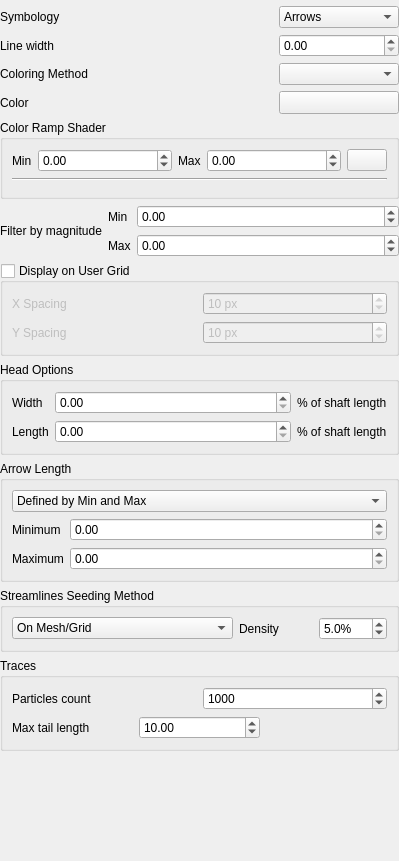
<?xml version="1.0" encoding="UTF-8"?>
<ui version="4.0">
 <class>QgsMeshRendererVectorSettingsWidgetBase</class>
 <widget class="QWidget" name="QgsMeshRendererVectorSettingsWidgetBase">
  <property name="geometry">
   <rect>
    <x>0</x>
    <y>0</y>
    <width>399</width>
    <height>861</height>
   </rect>
  </property>
  <property name="windowTitle">
   <string notr="true">Form</string>
  </property>
  <layout class="QGridLayout" name="gridLayout">
   <property name="leftMargin">
    <number>0</number>
   </property>
   <property name="topMargin">
    <number>0</number>
   </property>
   <property name="rightMargin">
    <number>0</number>
   </property>
   <property name="bottomMargin">
    <number>0</number>
   </property>
   <item row="5" column="1">
    <widget class="QgsColorButton" name="mColorWidget">
     <property name="minimumSize">
      <size>
       <width>120</width>
       <height>0</height>
      </size>
     </property>
    </widget>
   </item>
   <item row="4" column="1">
    <widget class="QComboBox" name="mColoringMethodComboBox"/>
   </item>
   <item row="15" column="0">
    <spacer name="verticalSpacer">
     <property name="orientation">
      <enum>Qt::Vertical</enum>
     </property>
     <property name="sizeHint" stdset="0">
      <size>
       <width>20</width>
       <height>40</height>
      </size>
     </property>
    </spacer>
   </item>
   <item row="14" column="0" colspan="2">
    <widget class="QGroupBox" name="mTracesGroupBox">
     <property name="title">
      <string>Traces</string>
     </property>
     <layout class="QVBoxLayout" name="verticalLayout_6">
      <property name="sizeConstraint">
       <enum>QLayout::SetDefaultConstraint</enum>
      </property>
      <item>
       <layout class="QHBoxLayout" name="horizontalLayout_6">
        <property name="topMargin">
         <number>0</number>
        </property>
        <item>
         <widget class="QLabel" name="label_2">
          <property name="text">
           <string>Particles count</string>
          </property>
         </widget>
        </item>
        <item>
         <widget class="QgsSpinBox" name="mTracesParticlesCountSpinBox">
          <property name="maximum">
           <number>1000000</number>
          </property>
          <property name="singleStep">
           <number>100</number>
          </property>
          <property name="value">
           <number>1000</number>
          </property>
         </widget>
        </item>
       </layout>
      </item>
      <item>
       <layout class="QHBoxLayout" name="horizontalLayout_7">
        <property name="topMargin">
         <number>0</number>
        </property>
        <item>
         <widget class="QLabel" name="label_3">
          <property name="text">
           <string>Max tail length</string>
          </property>
         </widget>
        </item>
        <item>
         <widget class="QgsDoubleSpinBox" name="mTracesMaxLengthSpinBox">
          <property name="sizePolicy">
           <sizepolicy hsizetype="Ignored" vsizetype="Fixed">
            <horstretch>0</horstretch>
            <verstretch>0</verstretch>
           </sizepolicy>
          </property>
          <property name="minimumSize">
           <size>
            <width>0</width>
            <height>0</height>
           </size>
          </property>
          <property name="maximumSize">
           <size>
            <width>16777215</width>
            <height>16777215</height>
           </size>
          </property>
          <property name="minimum">
           <double>1.000000000000000</double>
          </property>
          <property name="maximum">
           <double>99999999999999.000000000000000</double>
          </property>
          <property name="singleStep">
           <double>10.000000000000000</double>
          </property>
          <property name="value">
           <double>10.000000000000000</double>
          </property>
         </widget>
        </item>
        <item>
         <widget class="QgsUnitSelectionWidget" name="mTracesTailLengthMapUnitWidget" native="true"/>
        </item>
       </layout>
      </item>
     </layout>
    </widget>
   </item>
   <item row="6" column="0" colspan="2">
    <widget class="QgsCollapsibleGroupBox" name="mColorRampShaderGroupBox">
     <property name="title">
      <string>Color Ramp Shader</string>
     </property>
     <layout class="QGridLayout" name="gridLayout_5">
      <item row="0" column="2">
       <widget class="QLabel" name="label_5">
        <property name="text">
         <string>Max</string>
        </property>
       </widget>
      </item>
      <item row="0" column="4">
       <widget class="QPushButton" name="mColorRampShaderLoadButton">
        <property name="text">
         <string/>
        </property>
        <property name="icon">
         <iconset resource="../../../images/images.qrc">
          <normaloff>:/images/themes/default/mActionRefresh.svg</normaloff>:/images/themes/default/mActionRefresh.svg</iconset>
        </property>
       </widget>
      </item>
      <item row="2" column="0" colspan="5">
       <widget class="QgsColorRampShaderWidget" name="mColorRampShaderWidget" native="true">
        <property name="minimumSize">
         <size>
          <width>0</width>
          <height>0</height>
         </size>
        </property>
       </widget>
      </item>
      <item row="1" column="0" colspan="5">
       <widget class="Line" name="line">
        <property name="minimumSize">
         <size>
          <width>0</width>
          <height>0</height>
         </size>
        </property>
        <property name="orientation">
         <enum>Qt::Horizontal</enum>
        </property>
       </widget>
      </item>
      <item row="0" column="3">
       <widget class="QgsDoubleSpinBox" name="mColorRampShaderMaximumSpinBox">
        <property name="sizePolicy">
         <sizepolicy hsizetype="Expanding" vsizetype="Fixed">
          <horstretch>0</horstretch>
          <verstretch>0</verstretch>
         </sizepolicy>
        </property>
        <property name="minimum">
         <double>-1000000000000000.000000000000000</double>
        </property>
        <property name="maximum">
         <double>1000000000000000.000000000000000</double>
        </property>
       </widget>
      </item>
      <item row="0" column="0">
       <widget class="QLabel" name="label">
        <property name="text">
         <string>Min</string>
        </property>
       </widget>
      </item>
      <item row="0" column="1">
       <widget class="QgsDoubleSpinBox" name="mColorRampShaderMinimumSpinBox">
        <property name="sizePolicy">
         <sizepolicy hsizetype="Expanding" vsizetype="Fixed">
          <horstretch>0</horstretch>
          <verstretch>0</verstretch>
         </sizepolicy>
        </property>
        <property name="minimum">
         <double>-1000000000000000.000000000000000</double>
        </property>
        <property name="maximum">
         <double>1000000000000000.000000000000000</double>
        </property>
       </widget>
      </item>
     </layout>
    </widget>
   </item>
   <item row="4" column="0">
    <widget class="QLabel" name="label_4">
     <property name="text">
      <string>Coloring Method</string>
     </property>
    </widget>
   </item>
   <item row="1" column="0">
    <widget class="QWidget" name="widget" native="true">
     <layout class="QVBoxLayout" name="verticalLayout_5">
      <property name="leftMargin">
       <number>0</number>
      </property>
      <property name="topMargin">
       <number>0</number>
      </property>
      <property name="rightMargin">
       <number>0</number>
      </property>
      <property name="bottomMargin">
       <number>0</number>
      </property>
     </layout>
    </widget>
   </item>
   <item row="2" column="1">
    <widget class="QComboBox" name="mSymbologyVectorComboBox">
     <item>
      <property name="text">
       <string>Arrows</string>
      </property>
     </item>
     <item>
      <property name="text">
       <string>Streamlines</string>
      </property>
     </item>
     <item>
      <property name="text">
       <string>Traces</string>
      </property>
     </item>
    </widget>
   </item>
   <item row="7" column="0" colspan="2">
    <layout class="QGridLayout" name="gridLayout_3">
     <item row="0" column="0" rowspan="2">
      <widget class="QLabel" name="filterByMagnitudeLabel">
       <property name="text">
        <string>Filter by magnitude</string>
       </property>
      </widget>
     </item>
     <item row="1" column="1">
      <widget class="QLabel" name="maximumMagLabel">
       <property name="text">
        <string>Max</string>
       </property>
      </widget>
     </item>
     <item row="1" column="2">
      <widget class="QgsDoubleSpinBox" name="mMaxMagSpinBox">
       <property name="sizePolicy">
        <sizepolicy hsizetype="Expanding" vsizetype="Fixed">
         <horstretch>0</horstretch>
         <verstretch>0</verstretch>
        </sizepolicy>
       </property>
       <property name="minimum">
        <double>-1000000000000000.000000000000000</double>
       </property>
       <property name="maximum">
        <double>1000000000000000.000000000000000</double>
       </property>
      </widget>
     </item>
     <item row="0" column="1">
      <widget class="QLabel" name="minimumMagLabel">
       <property name="text">
        <string>Min</string>
       </property>
      </widget>
     </item>
     <item row="0" column="2">
      <widget class="QgsDoubleSpinBox" name="mMinMagSpinBox">
       <property name="minimum">
        <double>-1000000000000000.000000000000000</double>
       </property>
       <property name="maximum">
        <double>1000000000000000.000000000000000</double>
       </property>
      </widget>
     </item>
    </layout>
   </item>
   <item row="13" column="0" colspan="2">
    <widget class="QGroupBox" name="mStreamlineWidget">
     <property name="title">
      <string>Streamlines Seeding Method</string>
     </property>
     <layout class="QHBoxLayout" name="horizontalLayout_4" stretch="3,2">
      <item>
       <widget class="QComboBox" name="mStreamlinesSeedingMethodComboBox">
        <item>
         <property name="text">
          <string>On Mesh/Grid</string>
         </property>
        </item>
        <item>
         <property name="text">
          <string>Randomly</string>
         </property>
        </item>
       </widget>
      </item>
      <item>
       <layout class="QHBoxLayout" name="horizontalLayout" stretch="1,0">
        <property name="topMargin">
         <number>0</number>
        </property>
        <item>
         <widget class="QLabel" name="mStreamlinesDensityLabel">
          <property name="text">
           <string>Density</string>
          </property>
         </widget>
        </item>
        <item>
         <widget class="QgsDoubleSpinBox" name="mStreamlinesDensitySpinBox">
          <property name="suffix">
           <string>%</string>
          </property>
          <property name="decimals">
           <number>1</number>
          </property>
          <property name="value">
           <double>5.000000000000000</double>
          </property>
         </widget>
        </item>
       </layout>
      </item>
     </layout>
    </widget>
   </item>
   <item row="2" column="0">
    <widget class="QLabel" name="symbologyLabel">
     <property name="text">
      <string>Symbology</string>
     </property>
    </widget>
   </item>
   <item row="3" column="0">
    <widget class="QLabel" name="label_6">
     <property name="text">
      <string>Line width</string>
     </property>
    </widget>
   </item>
   <item row="10" column="0" colspan="2">
    <widget class="QGroupBox" name="mDisplayVectorsOnGridGroupBox">
     <property name="title">
      <string>Display on User Grid</string>
     </property>
     <property name="checkable">
      <bool>true</bool>
     </property>
     <property name="checked">
      <bool>false</bool>
     </property>
     <layout class="QGridLayout" name="gridLayout_2">
      <item row="0" column="0">
       <widget class="QLabel" name="xSpacingLabel">
        <property name="text">
         <string>X Spacing</string>
        </property>
       </widget>
      </item>
      <item row="0" column="1">
       <widget class="QgsSpinBox" name="mXSpacingSpinBox">
        <property name="suffix">
         <string> px</string>
        </property>
        <property name="minimum">
         <number>1</number>
        </property>
        <property name="maximum">
         <number>8000</number>
        </property>
        <property name="singleStep">
         <number>10</number>
        </property>
        <property name="value">
         <number>10</number>
        </property>
       </widget>
      </item>
      <item row="1" column="0">
       <widget class="QLabel" name="ySpacingLabel">
        <property name="text">
         <string>Y Spacing</string>
        </property>
       </widget>
      </item>
      <item row="1" column="1">
       <widget class="QgsSpinBox" name="mYSpacingSpinBox">
        <property name="suffix">
         <string> px</string>
        </property>
        <property name="minimum">
         <number>1</number>
        </property>
        <property name="maximum">
         <number>5000</number>
        </property>
        <property name="singleStep">
         <number>10</number>
        </property>
        <property name="value">
         <number>10</number>
        </property>
       </widget>
      </item>
     </layout>
    </widget>
   </item>
   <item row="11" column="0" colspan="2">
    <widget class="QGroupBox" name="mHeadOptionsGroupBox">
     <property name="title">
      <string>Head Options</string>
     </property>
     <layout class="QGridLayout" name="gridLayout_4">
      <item row="1" column="2">
       <widget class="QLabel" name="percShaftLenLabel_2">
        <property name="text">
         <string>% of shaft length</string>
        </property>
       </widget>
      </item>
      <item row="0" column="1">
       <widget class="QgsDoubleSpinBox" name="mHeadWidthSpinBox">
        <property name="maximum">
         <double>100.000000000000000</double>
        </property>
       </widget>
      </item>
      <item row="1" column="1">
       <widget class="QgsDoubleSpinBox" name="mHeadLengthSpinBox">
        <property name="sizePolicy">
         <sizepolicy hsizetype="Expanding" vsizetype="Fixed">
          <horstretch>0</horstretch>
          <verstretch>0</verstretch>
         </sizepolicy>
        </property>
        <property name="maximum">
         <double>100.000000000000000</double>
        </property>
       </widget>
      </item>
      <item row="0" column="2">
       <widget class="QLabel" name="percShaftLenLabel">
        <property name="text">
         <string>% of shaft length</string>
        </property>
       </widget>
      </item>
      <item row="1" column="0">
       <widget class="QLabel" name="headLengthLabel">
        <property name="text">
         <string>Length</string>
        </property>
       </widget>
      </item>
      <item row="0" column="0">
       <widget class="QLabel" name="headWidthLabel">
        <property name="text">
         <string>Width</string>
        </property>
       </widget>
      </item>
     </layout>
    </widget>
   </item>
   <item row="5" column="0">
    <widget class="QLabel" name="mSingleColorLabel">
     <property name="text">
      <string>Color</string>
     </property>
    </widget>
   </item>
   <item row="3" column="1">
    <widget class="QgsDoubleSpinBox" name="mLineWidthSpinBox">
     <property name="sizePolicy">
      <sizepolicy hsizetype="Ignored" vsizetype="Preferred">
       <horstretch>0</horstretch>
       <verstretch>0</verstretch>
      </sizepolicy>
     </property>
    </widget>
   </item>
   <item row="12" column="0" colspan="2">
    <widget class="QGroupBox" name="mArrowLengthGroupBox">
     <property name="title">
      <string>Arrow Length</string>
     </property>
     <layout class="QVBoxLayout" name="verticalLayout_2">
      <item>
       <widget class="QComboBox" name="mShaftLengthComboBox">
        <property name="minimumSize">
         <size>
          <width>0</width>
          <height>0</height>
         </size>
        </property>
        <property name="sizeAdjustPolicy">
         <enum>QComboBox::AdjustToContents</enum>
        </property>
        <item>
         <property name="text">
          <string>Defined by Min and Max</string>
         </property>
        </item>
        <item>
         <property name="text">
          <string>Scaled to Magnitude</string>
         </property>
        </item>
        <item>
         <property name="text">
          <string>Fixed</string>
         </property>
        </item>
       </widget>
      </item>
      <item>
       <widget class="QStackedWidget" name="mShaftOptionsStackedWidget">
        <property name="currentIndex">
         <number>0</number>
        </property>
        <widget class="QWidget" name="page">
         <layout class="QFormLayout" name="formLayout">
          <property name="leftMargin">
           <number>0</number>
          </property>
          <property name="topMargin">
           <number>0</number>
          </property>
          <property name="rightMargin">
           <number>0</number>
          </property>
          <property name="bottomMargin">
           <number>0</number>
          </property>
          <item row="2" column="0">
           <widget class="QLabel" name="minimumShaftLabel">
            <property name="text">
             <string>Minimum</string>
            </property>
           </widget>
          </item>
          <item row="4" column="0">
           <widget class="QLabel" name="maximumShaftLabel">
            <property name="text">
             <string>Maximum</string>
            </property>
           </widget>
          </item>
          <item row="2" column="1">
           <widget class="QgsDoubleSpinBox" name="mMinimumShaftSpinBox"/>
          </item>
          <item row="4" column="1">
           <widget class="QgsDoubleSpinBox" name="mMaximumShaftSpinBox"/>
          </item>
         </layout>
        </widget>
        <widget class="QWidget" name="page_2">
         <layout class="QFormLayout" name="formLayout_2">
          <property name="leftMargin">
           <number>0</number>
          </property>
          <property name="topMargin">
           <number>0</number>
          </property>
          <property name="rightMargin">
           <number>0</number>
          </property>
          <property name="bottomMargin">
           <number>0</number>
          </property>
          <item row="0" column="1">
           <widget class="QgsDoubleSpinBox" name="mScaleShaftByFactorOfSpinBox">
            <property name="sizePolicy">
             <sizepolicy hsizetype="Expanding" vsizetype="Fixed">
              <horstretch>0</horstretch>
              <verstretch>0</verstretch>
             </sizepolicy>
            </property>
           </widget>
          </item>
          <item row="0" column="0">
           <widget class="QLabel" name="scaleByFactorOfLabel">
            <property name="text">
             <string>Scale by a factor of</string>
            </property>
           </widget>
          </item>
         </layout>
        </widget>
        <widget class="QWidget" name="page_3">
         <layout class="QFormLayout" name="formLayout_3">
          <property name="leftMargin">
           <number>0</number>
          </property>
          <property name="topMargin">
           <number>0</number>
          </property>
          <property name="rightMargin">
           <number>0</number>
          </property>
          <property name="bottomMargin">
           <number>0</number>
          </property>
          <item row="0" column="1">
           <widget class="QgsDoubleSpinBox" name="mShaftLengthSpinBox"/>
          </item>
          <item row="0" column="0">
           <widget class="QLabel" name="LengthLabel">
            <property name="text">
             <string>Length</string>
            </property>
           </widget>
          </item>
         </layout>
        </widget>
       </widget>
      </item>
     </layout>
    </widget>
   </item>
  </layout>
 </widget>
 <customwidgets>
  <customwidget>
   <class>QgsCollapsibleGroupBox</class>
   <extends>QGroupBox</extends>
   <header>qgscollapsiblegroupbox.h</header>
   <container>1</container>
  </customwidget>
  <customwidget>
   <class>QgsDoubleSpinBox</class>
   <extends>QDoubleSpinBox</extends>
   <header>qgsdoublespinbox.h</header>
  </customwidget>
  <customwidget>
   <class>QgsUnitSelectionWidget</class>
   <extends>QWidget</extends>
   <header>qgsunitselectionwidget.h</header>
   <container>1</container>
  </customwidget>
  <customwidget>
   <class>QgsColorRampShaderWidget</class>
   <extends>QWidget</extends>
   <header>raster/qgscolorrampshaderwidget.h</header>
   <container>1</container>
  </customwidget>
  <customwidget>
   <class>QgsColorButton</class>
   <extends>QToolButton</extends>
   <header>qgscolorbutton.h</header>
   <container>1</container>
  </customwidget>
  <customwidget>
   <class>QgsSpinBox</class>
   <extends>QSpinBox</extends>
   <header>qgsspinbox.h</header>
  </customwidget>
 </customwidgets>
 <tabstops>
  <tabstop>mSymbologyVectorComboBox</tabstop>
  <tabstop>mLineWidthSpinBox</tabstop>
  <tabstop>mColoringMethodComboBox</tabstop>
  <tabstop>mColorWidget</tabstop>
  <tabstop>mColorRampShaderMinimumSpinBox</tabstop>
  <tabstop>mColorRampShaderMaximumSpinBox</tabstop>
  <tabstop>mColorRampShaderLoadButton</tabstop>
  <tabstop>mMinMagSpinBox</tabstop>
  <tabstop>mMaxMagSpinBox</tabstop>
  <tabstop>mDisplayVectorsOnGridGroupBox</tabstop>
  <tabstop>mXSpacingSpinBox</tabstop>
  <tabstop>mYSpacingSpinBox</tabstop>
  <tabstop>mHeadWidthSpinBox</tabstop>
  <tabstop>mHeadLengthSpinBox</tabstop>
  <tabstop>mShaftLengthComboBox</tabstop>
  <tabstop>mMinimumShaftSpinBox</tabstop>
  <tabstop>mMaximumShaftSpinBox</tabstop>
  <tabstop>mStreamlinesSeedingMethodComboBox</tabstop>
  <tabstop>mStreamlinesDensitySpinBox</tabstop>
  <tabstop>mTracesParticlesCountSpinBox</tabstop>
  <tabstop>mTracesMaxLengthSpinBox</tabstop>
  <tabstop>mScaleShaftByFactorOfSpinBox</tabstop>
  <tabstop>mShaftLengthSpinBox</tabstop>
 </tabstops>
 <resources>
  <include location="../../../images/images.qrc"/>
  <include location="../../../images/images.qrc"/>
 </resources>
 <connections/>
</ui>
